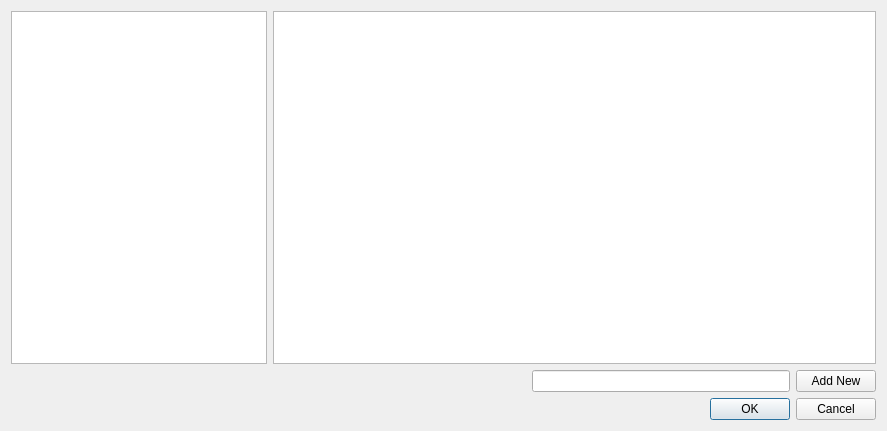
<?xml version="1.0" encoding="UTF-8"?>
<ui version="4.0">
 <class>categoryDialog</class>
 <widget class="QDialog" name="categoryDialog">
  <property name="geometry">
   <rect>
    <x>0</x>
    <y>0</y>
    <width>887</width>
    <height>431</height>
   </rect>
  </property>
  <property name="sizePolicy">
   <sizepolicy hsizetype="MinimumExpanding" vsizetype="Preferred">
    <horstretch>0</horstretch>
    <verstretch>0</verstretch>
   </sizepolicy>
  </property>
  <property name="windowTitle">
   <string>Product Groups &amp; Category</string>
  </property>
  <layout class="QVBoxLayout" name="verticalLayout">
   <item>
    <layout class="QGridLayout" name="gridLayout">
     <item row="1" column="1">
      <layout class="QHBoxLayout" name="horizontalLayout">
       <item>
        <spacer name="horizontalSpacer">
         <property name="orientation">
          <enum>Qt::Horizontal</enum>
         </property>
         <property name="sizeHint" stdset="0">
          <size>
           <width>40</width>
           <height>20</height>
          </size>
         </property>
        </spacer>
       </item>
       <item>
        <widget class="QLineEdit" name="categoryLine"/>
       </item>
       <item>
        <widget class="QPushButton" name="addCategoryButton">
         <property name="text">
          <string>Add New</string>
         </property>
        </widget>
       </item>
      </layout>
     </item>
     <item row="0" column="0">
      <widget class="QTableView" name="groupsTable">
       <property name="sizePolicy">
        <sizepolicy hsizetype="Minimum" vsizetype="Expanding">
         <horstretch>0</horstretch>
         <verstretch>0</verstretch>
        </sizepolicy>
       </property>
       <property name="horizontalScrollBarPolicy">
        <enum>Qt::ScrollBarAlwaysOff</enum>
       </property>
       <property name="alternatingRowColors">
        <bool>true</bool>
       </property>
       <property name="sortingEnabled">
        <bool>true</bool>
       </property>
       <attribute name="horizontalHeaderStretchLastSection">
        <bool>true</bool>
       </attribute>
      </widget>
     </item>
     <item row="0" column="1">
      <widget class="QTableView" name="categoriesTable">
       <property name="sizePolicy">
        <sizepolicy hsizetype="Minimum" vsizetype="Expanding">
         <horstretch>0</horstretch>
         <verstretch>0</verstretch>
        </sizepolicy>
       </property>
       <property name="horizontalScrollBarPolicy">
        <enum>Qt::ScrollBarAlwaysOff</enum>
       </property>
       <property name="alternatingRowColors">
        <bool>true</bool>
       </property>
       <property name="selectionMode">
        <enum>QAbstractItemView::SingleSelection</enum>
       </property>
       <property name="selectionBehavior">
        <enum>QAbstractItemView::SelectRows</enum>
       </property>
       <property name="sortingEnabled">
        <bool>true</bool>
       </property>
       <attribute name="horizontalHeaderStretchLastSection">
        <bool>true</bool>
       </attribute>
      </widget>
     </item>
    </layout>
   </item>
   <item>
    <widget class="QDialogButtonBox" name="buttonBox">
     <property name="orientation">
      <enum>Qt::Horizontal</enum>
     </property>
     <property name="standardButtons">
      <set>QDialogButtonBox::Cancel|QDialogButtonBox::Ok</set>
     </property>
    </widget>
   </item>
  </layout>
 </widget>
 <resources/>
 <connections>
  <connection>
   <sender>buttonBox</sender>
   <signal>accepted()</signal>
   <receiver>categoryDialog</receiver>
   <slot>accept()</slot>
   <hints>
    <hint type="sourcelabel">
     <x>248</x>
     <y>254</y>
    </hint>
    <hint type="destinationlabel">
     <x>157</x>
     <y>274</y>
    </hint>
   </hints>
  </connection>
  <connection>
   <sender>buttonBox</sender>
   <signal>rejected()</signal>
   <receiver>categoryDialog</receiver>
   <slot>reject()</slot>
   <hints>
    <hint type="sourcelabel">
     <x>316</x>
     <y>260</y>
    </hint>
    <hint type="destinationlabel">
     <x>286</x>
     <y>274</y>
    </hint>
   </hints>
  </connection>
 </connections>
</ui>
